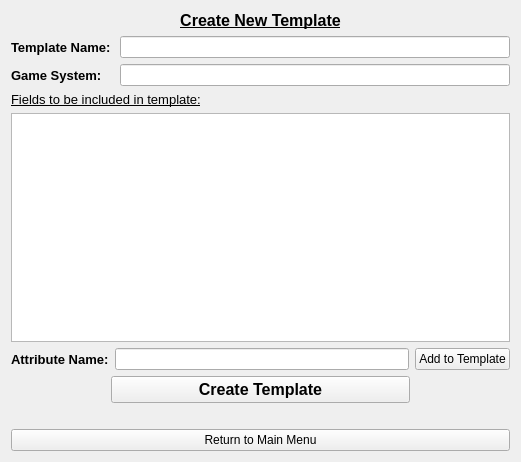
<?xml version="1.0" encoding="UTF-8"?>
<ui version="4.0">
 <class>newTemplate</class>
 <widget class="QWidget" name="newTemplate">
  <property name="geometry">
   <rect>
    <x>0</x>
    <y>0</y>
    <width>521</width>
    <height>462</height>
   </rect>
  </property>
  <property name="windowTitle">
   <string>Create new template</string>
  </property>
  <layout class="QVBoxLayout" name="verticalLayout_2">
   <item>
    <widget class="QLabel" name="label">
     <property name="font">
      <font>
       <family>Arial</family>
       <pointsize>12</pointsize>
       <weight>75</weight>
       <bold>true</bold>
       <underline>true</underline>
      </font>
     </property>
     <property name="text">
      <string>Create New Template</string>
     </property>
     <property name="alignment">
      <set>Qt::AlignCenter</set>
     </property>
    </widget>
   </item>
   <item>
    <layout class="QGridLayout" name="gridLayout">
     <item row="3" column="0">
      <widget class="QLabel" name="label_5">
       <property name="font">
        <font>
         <pointsize>10</pointsize>
         <weight>75</weight>
         <bold>true</bold>
        </font>
       </property>
       <property name="text">
        <string>Template Name: </string>
       </property>
      </widget>
     </item>
     <item row="4" column="0">
      <widget class="QLabel" name="label_4">
       <property name="font">
        <font>
         <pointsize>10</pointsize>
         <weight>75</weight>
         <bold>true</bold>
        </font>
       </property>
       <property name="text">
        <string>Game System: </string>
       </property>
      </widget>
     </item>
     <item row="3" column="1">
      <widget class="QLineEdit" name="templateName"/>
     </item>
     <item row="4" column="1">
      <widget class="QLineEdit" name="gameSystem"/>
     </item>
    </layout>
   </item>
   <item>
    <widget class="QLabel" name="label_3">
     <property name="font">
      <font>
       <pointsize>10</pointsize>
       <underline>true</underline>
      </font>
     </property>
     <property name="text">
      <string>Fields to be included in template:</string>
     </property>
    </widget>
   </item>
   <item>
    <widget class="QListWidget" name="fieldList"/>
   </item>
   <item>
    <layout class="QHBoxLayout" name="horizontalLayout">
     <property name="leftMargin">
      <number>0</number>
     </property>
     <item>
      <widget class="QLabel" name="label_2">
       <property name="font">
        <font>
         <pointsize>10</pointsize>
         <weight>75</weight>
         <bold>true</bold>
        </font>
       </property>
       <property name="text">
        <string>Attribute Name:</string>
       </property>
      </widget>
     </item>
     <item>
      <widget class="QLineEdit" name="fieldToAdd"/>
     </item>
     <item>
      <widget class="QPushButton" name="addFieldButton">
       <property name="text">
        <string>Add to Template</string>
       </property>
      </widget>
     </item>
    </layout>
   </item>
   <item>
    <layout class="QHBoxLayout" name="horizontalLayout_3">
     <item>
      <spacer name="horizontalSpacer">
       <property name="orientation">
        <enum>Qt::Horizontal</enum>
       </property>
       <property name="sizeType">
        <enum>QSizePolicy::Preferred</enum>
       </property>
       <property name="sizeHint" stdset="0">
        <size>
         <width>100</width>
         <height>20</height>
        </size>
       </property>
      </spacer>
     </item>
     <item>
      <widget class="QPushButton" name="createTemplateButton">
       <property name="sizePolicy">
        <sizepolicy hsizetype="Preferred" vsizetype="Fixed">
         <horstretch>1</horstretch>
         <verstretch>0</verstretch>
        </sizepolicy>
       </property>
       <property name="font">
        <font>
         <pointsize>12</pointsize>
         <weight>75</weight>
         <bold>true</bold>
        </font>
       </property>
       <property name="text">
        <string>Create Template</string>
       </property>
      </widget>
     </item>
     <item>
      <spacer name="horizontalSpacer_2">
       <property name="orientation">
        <enum>Qt::Horizontal</enum>
       </property>
       <property name="sizeType">
        <enum>QSizePolicy::Preferred</enum>
       </property>
       <property name="sizeHint" stdset="0">
        <size>
         <width>100</width>
         <height>20</height>
        </size>
       </property>
      </spacer>
     </item>
    </layout>
   </item>
   <item>
    <spacer name="verticalSpacer">
     <property name="orientation">
      <enum>Qt::Vertical</enum>
     </property>
     <property name="sizeType">
      <enum>QSizePolicy::Preferred</enum>
     </property>
     <property name="sizeHint" stdset="0">
      <size>
       <width>20</width>
       <height>20</height>
      </size>
     </property>
    </spacer>
   </item>
   <item>
    <widget class="QPushButton" name="returnButton">
     <property name="text">
      <string>Return to Main Menu</string>
     </property>
    </widget>
   </item>
  </layout>
 </widget>
 <resources/>
 <connections/>
</ui>
